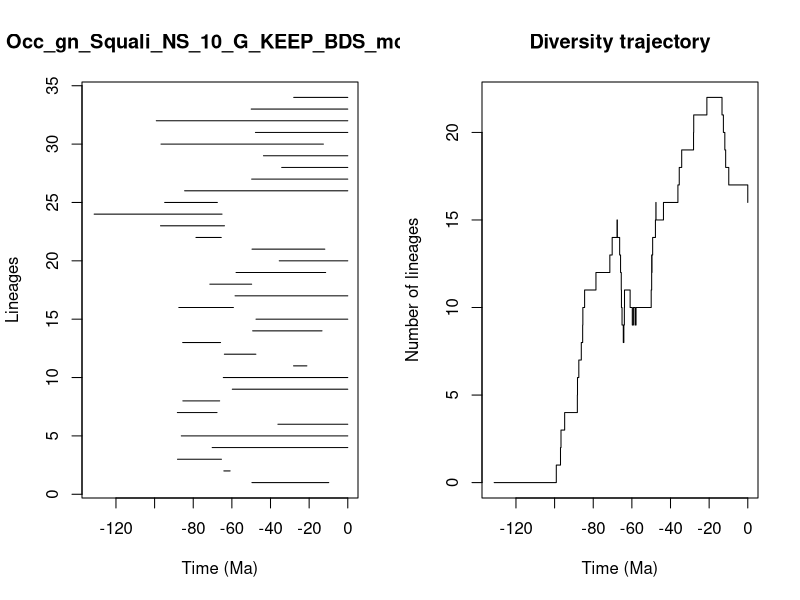

Write the R code that produced this figure.


pdf(file='../Results/Genus_NS/5_MA_bins_EP_FT/pyrate_mcmc_logs/Occ_gn_Squali_NS_10_G_KEEP_BDS_mcmc_LTT.pdf',width=0.6*20, height=0.6*10)
title = "Occ_gn_Squali_NS_10_G_KEEP_BDS_mcmc"
ts=c(49.61787658444625, 64.15084954658062,88.14553866197095,70.19488546403525,86.18021226431365,36.16771658508653,88.22178839971838,85.37262821623374,59.78501810448257,64.44230654273278,28.074250790175327,63.88780915719015,85.47159349692664,49.24104212098128,47.499486777538614,87.46141810617458,58.3479146300545,71.40312673287521,57.83523410462749,35.47374425840787,49.57270512659844,78.59331953062798,96.947085384394,131.2882172406289,94.78942419790319,84.46131549146482,49.755290564852324,34.208534274512644,43.64831340470056,96.68825726782521,47.804324928108024,99.11912003280985,49.99780528689823,27.984004192001034)
te=c(9.843286322199084, 60.903890122187,65.39511022100605,0.0,0.0,0.0,67.68608041797877,66.32407128430904,0.0,0.0,21.174126883734484,47.56850910026106,65.85429602705489,13.340690008702543,0.0,59.202542824840435,0.0,49.75510132165671,11.449685926263664,0.0,11.881853922786132,65.49057166864868,63.80968089459489,65.08837250746336,67.50775317302774,0.0,0.0,0.0,0.0,12.624410024530002,0.0,0.0,0.0,0.0)
div_traj=c(0, 1,2,3,4,5,6,7,8,9,10,11,12,13,14,15,14,13,12,11,10,9,8,9,10,11,10,9,10,9,10,11,12,13,12,13,14,15,16,15,16,17,18,19,20,21,22,21,20,19,18,17,16)
time_events=c(131.2882172406289, 99.11912003280985,96.947085384394,96.68825726782521,94.78942419790319,88.22178839971838,88.14553866197095,87.46141810617458,86.18021226431365,85.47159349692664,85.37262821623374,84.46131549146482,78.59331953062798,71.40312673287521,70.19488546403525,67.68608041797877,67.50775317302774,66.32407128430904,65.85429602705489,65.49057166864868,65.39511022100605,65.08837250746336,64.44230654273278,64.15084954658062,63.88780915719015,63.80968089459489,60.903890122187,59.78501810448257,59.202542824840435,58.3479146300545,57.83523410462749,49.99780528689823,49.755290564852324,49.75510132165671,49.61787658444625,49.57270512659844,49.24104212098128,47.804324928108024,47.56850910026106,47.499486777538614,43.64831340470056,36.16771658508653,35.47374425840787,34.208534274512644,28.074250790175327,27.984004192001034,21.174126883734484,13.340690008702543,12.624410024530002,11.881853922786132,11.449685926263664,9.843286322199084,0.0)
                par(mfrow=c(1,2))
                L = length(ts)
                plot(ts, 1:L , xlim=c(-max(ts)-1,0), pch=20, type="n", main=title,xlab="Time (Ma)",ylab="Lineages")
                for (i in 1:L){segments(x0=-te[i],y0=i,x1=-ts[i],y1=i)}    
                t = -time_events
                plot(div_traj ~ t,type="s", main = "Diversity trajectory",xlab="Time (Ma)",ylab="Number of lineages",xlim=c(-max(ts)-1,0))
                abline(v=c(65,200,251,367,445),lty=2,col="gray")
                